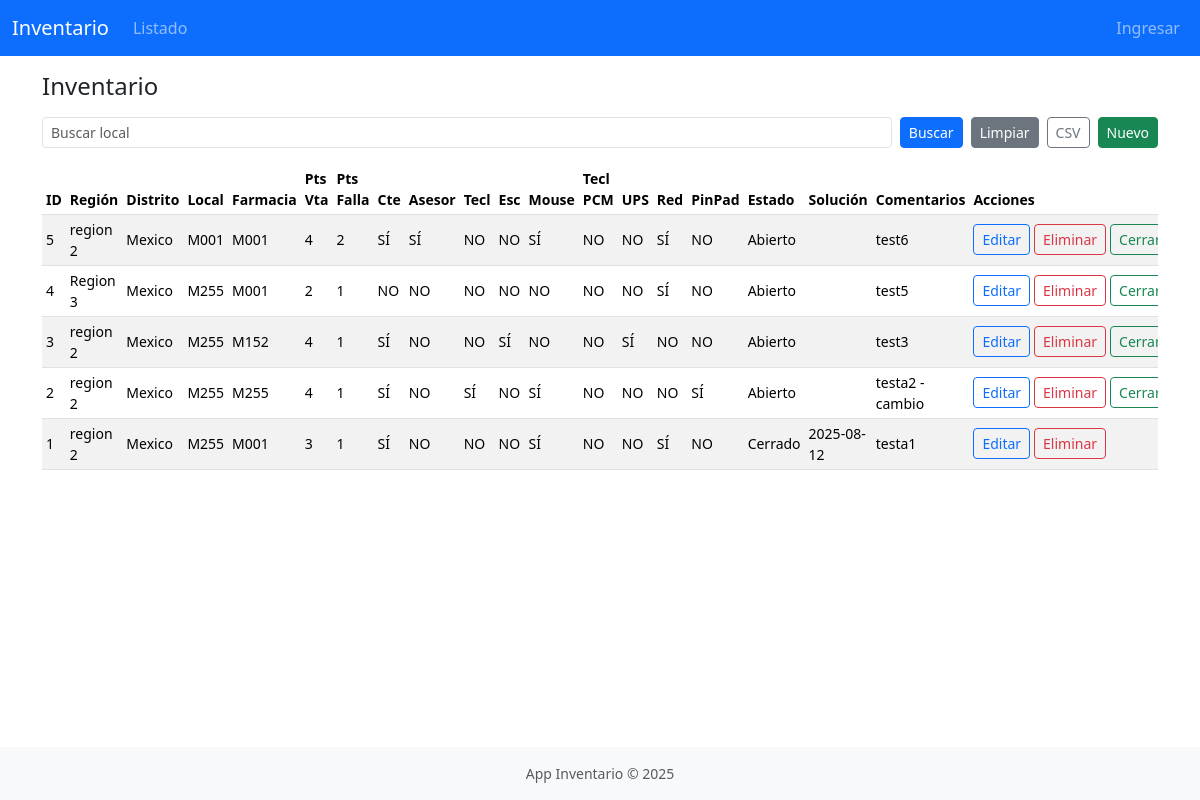
Page /inventario on the committed database.
### inventario/models.py (models this page shows, shortened)
class Inventario(db.Model):
    id = db.Column(db.Integer, primary_key=True)
    region = db.Column(db.String(80))
    distrito = db.Column(db.String(120))
    local = db.Column(db.String(120), index=True)
    farmacia = db.Column(db.String(120))
    puntos_venta = db.Column(db.Integer)
    puntos_falla = db.Column(db.Integer)
    monitor_cliente = db.Column(db.String(5))
    monitor_asesor = db.Column(db.String(5))
    teclado = db.Column(db.String(5))
    escaner = db.Column(db.String(5))
    mouse_pcm = db.Column(db.String(5))
    teclado_pcm = db.Column(db.String(5))
    ups = db.Column(db.String(5))
    red_lenta = db.Column(db.String(5))
    pinpad = db.Column(db.String(5))
    estado_reporte = db.Column(db.String(30))
    fecha_solucion = db.Column(db.Date)
    comentarios = db.Column(db.Text)
    fecha_registro = db.Column(db.DateTime, default=datetime.utcnow)

### inventario/routes.py (the view)
@web_bp.route('/inventario', methods=['GET','POST'])
def inventario_listar():
    form = SearchForm()
    page = request.args.get('page', 1, type=int)
    query = Inventario.query
    filtro_local = ''
    if form.validate_on_submit():
        filtro_local = form.search.data or ''
    else:
        filtro_local = request.args.get('search','')
    if filtro_local:
        query = query.filter(Inventario.local.ilike(f"%{filtro_local}%"))
    paginated = query.order_by(Inventario.fecha_registro.desc()).paginate(page=page, per_page=20)
    return render_template('inventario_list.html', form=form, inventario=paginated.items,
                           prev_page=paginated.prev_num if paginated.has_prev else None,
                           next_page=paginated.next_num if paginated.has_next else None,
                           filtro_local=filtro_local)

### inventario/forms.py
class SearchForm(FlaskForm):
    search = StringField('Buscar')
    submit = SubmitField('Buscar')

### inventario/templates/inventario_list.html (shortened to what this page needs)
{% extends 'base.html' %}
{% block content %}
<h2 class="h4 mb-3">Inventario</h2>
<form class="row g-2 mb-3" method="POST" action="{{ url_for('web.inventario_listar') }}">
  <div class="col-auto flex-grow-1">{{ form.search(class='form-control form-control-sm', placeholder='Buscar local', value=filtro_local) }}</div>
  <div class="col-auto"><button class="btn btn-primary btn-sm" type="submit">Buscar</button></div>
  <div class="col-auto"><a class="btn btn-secondary btn-sm" href="{{ url_for('web.inventario_listar') }}">Limpiar</a></div>
  <div class="col-auto"><a class="btn btn-outline-secondary btn-sm" href="{{ url_for('web.inventario_csv') }}">CSV</a></div>
  <div class="col-auto"><a class="btn btn-success btn-sm" href="{{ url_for('web.inventario_nuevo') }}">Nuevo</a></div>
</form>
{% if inventario %}
<div class="table-responsive">
  <table class="table table-sm table-striped align-middle small">
    <thead><tr>
      <th>ID</th><th>Región</th><th>Distrito</th><th>Local</th><th>Farmacia</th><th>Pts Vta</th><th>Pts Falla</th><th>Cte</th><th>Asesor</th><th>Tecl</th><th>Esc</th><th>Mouse</th><th>Tecl PCM</th><th>UPS</th><th>Red</th><th>PinPad</th><th>Estado</th><th>Solución</th><th>Comentarios</th><th>Acciones</th><th>Registro</th>
    </tr></thead>
    <tbody>
      {% for item in inventario %}
      <tr>
        <td>{{ item.id }}</td>
        <td>{{ item.region }}</td>
        <td>{{ item.distrito }}</td>
        <td>{{ item.local }}</td>
        <td>{{ item.farmacia }}</td>
        <td>{{ item.puntos_venta }}</td>
        <td>{{ item.puntos_falla }}</td>
        <td>{{ item.monitor_cliente }}</td>
        <td>{{ item.monitor_asesor }}</td>
        <td>{{ item.teclado }}</td>
        <td>{{ item.escaner }}</td>
        <td>{{ item.mouse_pcm }}</td>
        <td>{{ item.teclado_pcm }}</td>
        <td>{{ item.ups }}</td>
        <td>{{ item.red_lenta }}</td>
        <td>{{ item.pinpad }}</td>
        <td>{{ item.estado_reporte }}</td>
        <td>{{ item.fecha_solucion.strftime('%Y-%m-%d') if item.fecha_solucion else '' }}</td>
        <td style="max-width:200px">{{ item.comentarios }}</td>
        <td>
          <div class="d-flex gap-1">
            <a class="btn btn-outline-primary btn-sm" href="{{ url_for('web.inventario_editar', item_id=item.id) }}">Editar</a>
            <form method="POST" action="{{ url_for('web.inventario_eliminar', item_id=item.id) }}" onsubmit="return confirm('¿Eliminar registro?');">
              <button class="btn btn-outline-danger btn-sm">Eliminar</button>
            </form>
            {% if item.estado_reporte != 'Cerrado' %}
            <form method="POST" action="{{ url_for('web.inventario_cerrar', item_id=item.id) }}">
              <button class="btn btn-outline-success btn-sm">Cerrar</button>
            </form>
            {% endif %}
          </div>
        </td>
      </tr>
      {% endfor %}
    </tbody>
  </table>
</div>
<div class="d-flex justify-content-between py-2">
</div>
{% else %}
<div class="alert alert-info">Sin registros.</div>
{% endif %}
{% endblock %}

### inventario/templates/base.html (shortened to what this page needs)
<!doctype html>
<html lang="es" class="h-100">
  <head>
    <link href="https://cdn.jsdelivr.net/npm/bootstrap@5.3.3/dist/css/bootstrap.min.css" rel="stylesheet">
    <link rel="stylesheet" href="{{ url_for('static', filename='css/styles.css') }}">
  </head>
  <body class="d-flex flex-column h-100">
    <nav class="navbar navbar-expand-lg navbar-dark bg-primary">
      <div class="container-fluid">
        <a class="navbar-brand" href="{{ url_for('web.index') }}">Inventario</a>
        <div class="collapse navbar-collapse" id="navbarsExample">
          <ul class="navbar-nav me-auto mb-2 mb-lg-0">
            <li class="nav-item"><a class="nav-link" href="{{ url_for('web.inventario_listar') }}">Listado</a></li>
          </ul>
          <ul class="navbar-nav ms-auto mb-2 mb-lg-0">
            {% if current_user.is_authenticated %}
              <li class="nav-item"><span class="navbar-text small me-2">👤 {{ current_user.username }} ({{ current_user.role }})</span></li>
              <li class="nav-item"><a class="nav-link" href="{{ url_for('web.logout') }}">Salir</a></li>
            {% else %}
              <li class="nav-item"><a class="nav-link" href="{{ url_for('web.login') }}">Ingresar</a></li>
            {% endif %}
          </ul>
        </div>
      </div>
    </nav>
    <main class="flex-shrink-0">
      <div class="container py-3">
        {% block content %}{% endblock %}
      </div>
    </main>
    <footer class="mt-auto py-3 bg-light text-center small text-muted">App Inventario &copy; 2025</footer>
  </body>
</html>

### inventario/static/css/styles.css (style rules this page uses)
body { -webkit-font-smoothing: antialiased; }
.table-responsive { max-height:70vh; }

### rows in the picture
Inventario: id "5", region "region 2", distrito "Mexico", local "M001", farmacia "M001", puntos_venta "4", puntos_falla "2", monitor_cliente "SÍ", monitor_asesor "SÍ", teclado "NO", escaner "NO", mouse_pcm "SÍ", teclado_pcm "NO", ups "NO", red_lenta "SÍ", pinpad "NO", estado_reporte "Abierto", comentarios "test6"
Inventario: id "4", region "Region 3", distrito "Mexico", local "M255", farmacia "M001", puntos_venta "2", puntos_falla "1", monitor_cliente "NO", monitor_asesor "NO", teclado "NO", escaner "NO", mouse_pcm "NO", teclado_pcm "NO", ups "NO", red_lenta "SÍ", pinpad "NO", estado_reporte "Abierto", comentarios "test5"
Inventario: id "3", region "region 2", distrito "Mexico", local "M255", farmacia "M152", puntos_venta "4", puntos_falla "1", monitor_cliente "SÍ", monitor_asesor "NO", teclado "NO", escaner "SÍ", mouse_pcm "NO", teclado_pcm "NO", ups "SÍ", red_lenta "NO", pinpad "NO", estado_reporte "Abierto", comentarios "test3"
Inventario: id "2", region "region 2", distrito "Mexico", local "M255", farmacia "M255", puntos_venta "4", puntos_falla "1", monitor_cliente "SÍ", monitor_asesor "NO", teclado "SÍ", escaner "NO", mouse_pcm "SÍ", teclado_pcm "NO", ups "NO", red_lenta "NO", pinpad "SÍ", estado_reporte "Abierto", comentarios "testa2 - cambio"
Inventario: id "1", region "region 2", distrito "Mexico", local "M255", farmacia "M001", puntos_venta "3", puntos_falla "1", monitor_cliente "SÍ", monitor_asesor "NO", teclado "NO", escaner "NO", mouse_pcm "SÍ", teclado_pcm "NO", ups "NO", red_lenta "SÍ", pinpad "NO", estado_reporte "Cerrado", fecha_solucion "2025-08-12", comentarios "testa1"
